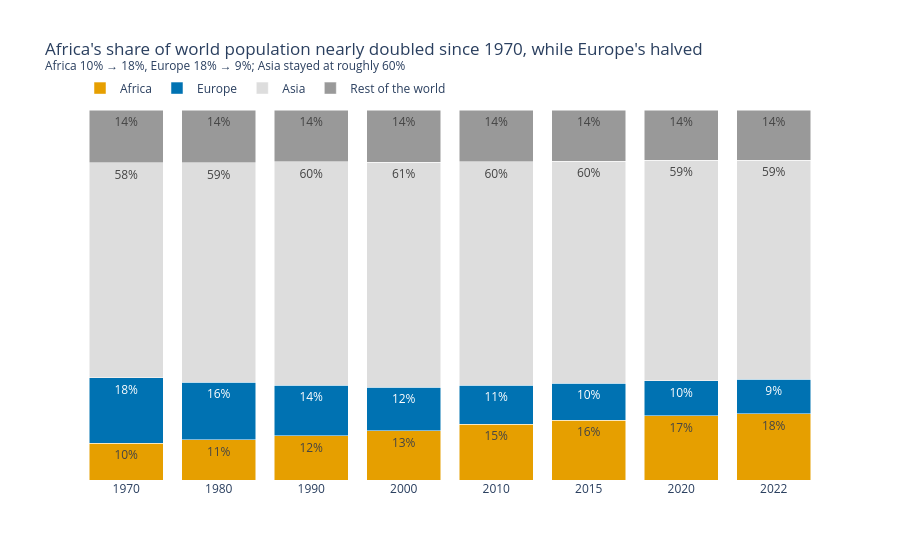

Write notebook code for a chart like this one.
### Markdown cell above
**Chart choice & justification:** *Which chart did you choose, and why? Justify design choices.

*YOUR ANSWER HERE* Shares of a whole compared across years suit a 100% stacked bar. Africa (rising) is the orange accent and Europe (falling) is blue; Asia and the rest are grey context. Africa sits at the bottom so its change is easy to read against the baseline, and percentage labels sit inside the bars

### Code cell
# Q7
# YOUR CODE HERE

s = df_long.copy()
s['Group'] = s['Continent'].where(s['Continent'].isin(['Africa','Asia','Europe']), 'Rest of the world')
share = s.groupby(['Year','Group'], as_index=False)['Population'].sum()
share['Share'] = share['Population'] / share.groupby('Year')['Population'].transform('sum') * 100

fig = px.bar(share, x='Year', y='Share', color='Group', text='Share',
             category_orders={'Group': ['Africa','Europe','Asia','Rest of the world']},
             color_discrete_map={'Africa': ACCENT, 'Europe': BLUE, 'Asia': '#DDDDDD', 'Rest of the world': '#999999'},
             template='plotly_white')
fig.update_traces(texttemplate='%{text:.0f}%', textposition='inside')
fig.update_layout(
    barmode='stack',
    title="Africa's share of world population nearly doubled since 1970, while Europe's halved"
          "<br><sup>Africa 10% → 18%, Europe 18% → 9%; Asia stayed at roughly 60%</sup>",
    legend=dict(title=None, orientation='h', y=1.02, x=0, yanchor='bottom'),
    margin=dict(t=110)
)
fig.update_xaxes(title=None, type='category')
fig.update_yaxes(visible=False, range=[0, 100])   # labels already show the %
fig.show()

### Figure 1 — Plotly figure (JSON) as saved in the notebook; plotly's stock layout.template omitted (floating-point values rounded to 4 significant figures)
{"data": [{"hovertemplate": "Group=Africa<br>Year=%{x}<br>Share=%{text}<extra></extra>", "legendgroup": "Africa", "marker": {"color": "#E69F00", "pattern": {"shape": ""}}, "name": "Africa", "orientation": "v", "showlegend": true, "text": [9.893, 10.84, 12.01, 13.32, 15.11, 16.18, 17.36, 17.89], "textposition": "inside", "texttemplate": "%{text:.0f}%", "type": "bar", "x": [1970, 1980, 1990, 2000, 2010, 2015, 2020, 2022], "xaxis": "x", "y": [9.893, 10.84, 12.01, 13.32, 15.11, 16.18, 17.36, 17.89], "yaxis": "y"}, {"hovertemplate": "Group=Europe<br>Year=%{x}<br>Share=%{text}<extra></extra>", "legendgroup": "Europe", "marker": {"color": "#0072B2", "pattern": {"shape": ""}}, "name": "Europe", "orientation": "v", "showlegend": true, "text": [17.76, 15.59, 13.55, 11.81, 10.53, 9.987, 9.514, 9.32], "textposition": "inside", "texttemplate": "%{text:.0f}%", "type": "bar", "x": [1970, 1980, 1990, 2000, 2010, 2015, 2020, 2022], "xaxis": "x", "y": [17.76, 15.59, 13.55, 11.81, 10.53, 9.987, 9.514, 9.32], "yaxis": "y"}, {"hovertemplate": "Group=Asia<br>Year=%{x}<br>Share=%{text}<extra></extra>", "legendgroup": "Asia", "marker": {"color": "#DDDDDD", "pattern": {"shape": ""}}, "name": "Asia", "orientation": "v", "showlegend": true, "text": [58.06, 59.32, 60.41, 60.76, 60.43, 60.05, 59.48, 59.21], "textposition": "inside", "texttemplate": "%{text:.0f}%", "type": "bar", "x": [1970, 1980, 1990, 2000, 2010, 2015, 2020, 2022], "xaxis": "x", "y": [58.06, 59.32, 60.41, 60.76, 60.43, 60.05, 59.48, 59.21], "yaxis": "y"}, {"hovertemplate": "Group=Rest of the world<br>Year=%{x}<br>Share=%{text}<extra></extra>", "legendgroup": "Rest of the world", "marker": {"color": "#999999", "pattern": {"shape": ""}}, "name": "Rest of the world", "orientation": "v", "showlegend": true, "text": [14.29, 14.25, 14.02, 14.1, 13.93, 13.79, 13.65, 13.57], "textposition": "inside", "texttemplate": "%{text:.0f}%", "type": "bar", "x": [1970, 1980, 1990, 2000, 2010, 2015, 2020, 2022], "xaxis": "x", "y": [14.29, 14.25, 14.02, 14.1, 13.93, 13.79, 13.65, 13.57], "yaxis": "y"}], "layout": {"barmode": "stack", "legend": {"orientation": "h", "title": {}, "tracegroupgap": 0, "x": 0, "y": 1.02, "yanchor": "bottom"}, "margin": {"t": 110}, "title": {"text": "Africa's share of world population nearly doubled since 1970, while Europe's halved<br><sup>Africa 10% → 18%, Europe 18% → 9%; Asia stayed at roughly 60%</sup>"}, "xaxis": {"anchor": "y", "domain": [0, 1], "title": {}, "type": "category"}, "yaxis": {"anchor": "x", "domain": [0, 1], "range": [0, 100], "title": {"text": "Share"}, "visible": false}}}
